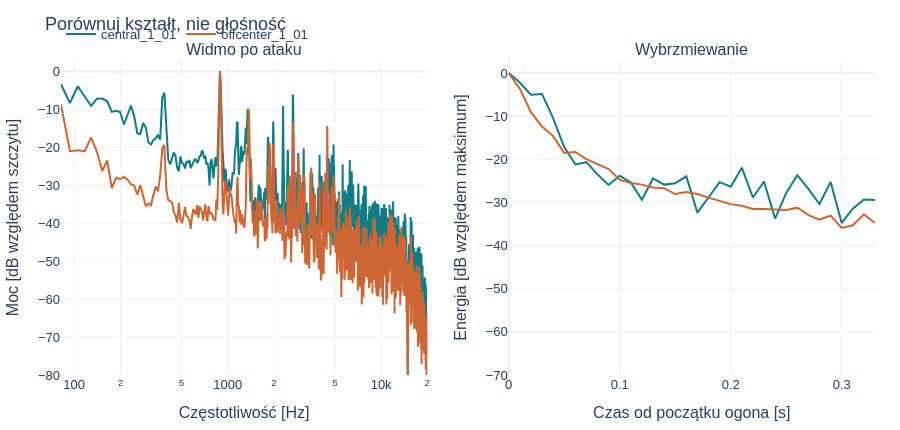

Notebook source saved alongside this figure:
### Markdown cell above
## Wybierz parę
Możesz zmienić ID i uruchomić tę komórkę ponownie. Pierwszy odsłuch zachowuje głośność, drugi wyrównuje szczyty, aby łatwiej porównać barwę.

### Code cell
EVENT_A = 'central_1_01'
EVENT_B = 'offcenter_1_01'
from pinglab.plots import compare_hits
selected = events.set_index('event_id').loc[[EVENT_A,EVENT_B]]
display(selected[['series_id','label','onset_s','peak_dbfs','uncertain']])
for normalize in [False,True]:
 display(Markdown('**Wyrównane szczyty**' if normalize else '**Oryginalna głośność**'))
 for eid in [EVENT_A,EVENT_B]:
  print(eid);display(Audio(clips[eid],rate=r.sr,normalize=normalize))
fig=compare_hits([clips[EVENT_A],clips[EVENT_B]],r.sr,[EVENT_A,EVENT_B],
                 selected.offset_s.tolist(),cfg['fmax'])
fig.show(renderer='plotly_mimetype')
fig.write_html(OUT/'porownanie_AB.html',include_plotlyjs=True)
keys=['peak_hz','centroid_hz','bandwidth_hz','decay10_s','late_early_ratio','flatness']
display(selected[keys].T.round(3))

### Figure 1 — Plotly figure (JSON) as saved in the notebook; plotly's stock layout.template omitted (floating-point values rounded to 4 significant figures; data arrays with more than 128 entries replaced by an {"elided": "..."} marker saying what was removed)
{"data": [{"line": {"color": "#117c83"}, "name": "central_1_01", "type": "scatter", "x": {"elided": "1700 float values"}, "xaxis": "x", "y": {"elided": "1700 float values"}, "yaxis": "y"}, {"line": {"color": "#117c83"}, "name": "central_1_01", "showlegend": false, "type": "scatter", "x": [0.0, 0.01, 0.02, 0.03, 0.04, 0.05, 0.06, 0.07, 0.08, 0.09, 0.1, 0.11, 0.12, 0.13, 0.14, 0.15, 0.16, 0.17, 0.18, 0.19, 0.2, 0.21, 0.22, 0.23, 0.24, 0.25, 0.26, 0.27, 0.28, 0.29, 0.3, 0.31, 0.32, 0.33], "xaxis": "x2", "y": [0.0, -2.218, -5.052, -4.868, -10.47, -17.18, -21.22, -20.68, -23.5, -25.95, -23.81, -25.36, -29.39, -24.45, -25.87, -25.56, -23.95, -32.38, -28.86, -25.3, -26.37, -21.96, -28.86, -25.16, -33.74, -27.82, -23.69, -26.86, -30.37, -25.25, -34.76, -31.47, -29.31, -29.42], "yaxis": "y2"}, {"line": {"color": "#cc6735"}, "name": "offcenter_1_01", "type": "scatter", "x": {"elided": "1700 float values"}, "xaxis": "x", "y": {"elided": "1700 float values"}, "yaxis": "y"}, {"line": {"color": "#cc6735"}, "name": "offcenter_1_01", "showlegend": false, "type": "scatter", "x": [0.0, 0.01, 0.02, 0.03, 0.04, 0.05, 0.06, 0.07, 0.08, 0.09, 0.1, 0.11, 0.12, 0.13, 0.14, 0.15, 0.16, 0.17, 0.18, 0.19, 0.2, 0.21, 0.22, 0.23, 0.24, 0.25, 0.26, 0.27, 0.28, 0.29, 0.3, 0.31, 0.32, 0.33], "xaxis": "x2", "y": [0.0, -3.638, -9.083, -12.43, -14.63, -18.56, -18.31, -19.99, -21.12, -22.28, -24.74, -25.53, -25.88, -26.53, -26.7, -28.06, -27.57, -28.08, -28.9, -29.63, -30.4, -30.79, -31.51, -31.56, -31.65, -31.78, -31.22, -32.97, -33.98, -33.08, -35.92, -35.31, -32.75, -34.78], "yaxis": "y2"}], "layout": {"annotations": [{"font": {"size": 16}, "showarrow": false, "text": "Widmo po ataku", "x": 0.225, "xanchor": "center", "xref": "paper", "y": 1.0, "yanchor": "bottom", "yref": "paper"}, {"font": {"size": 16}, "showarrow": false, "text": "Wybrzmiewanie", "x": 0.775, "xanchor": "center", "xref": "paper", "y": 1.0, "yanchor": "bottom", "yref": "paper"}], "colorway": ["#117c83", "#cc6735", "#6555a4", "#667788"], "font": {"family": "Arial, sans-serif", "size": 13}, "height": 430, "legend": {"orientation": "h", "x": 0, "y": 1.13}, "margin": {"b": 50, "l": 60, "r": 25, "t": 60}, "title": {"text": "Porównuj kształt, nie głośność"}, "xaxis": {"anchor": "y", "domain": [0.0, 0.45], "title": {"text": "Częstotliwość [Hz]"}, "type": "log"}, "xaxis2": {"anchor": "y2", "domain": [0.55, 1.0], "title": {"text": "Czas od początku ogona [s]"}}, "yaxis": {"anchor": "x", "domain": [0.0, 1.0], "range": [-80, 3], "title": {"text": "Moc [dB względem szczytu]"}}, "yaxis2": {"anchor": "x2", "domain": [0.0, 1.0], "range": [-70, 3], "title": {"text": "Energia [dB względem maksimum]"}}}}
